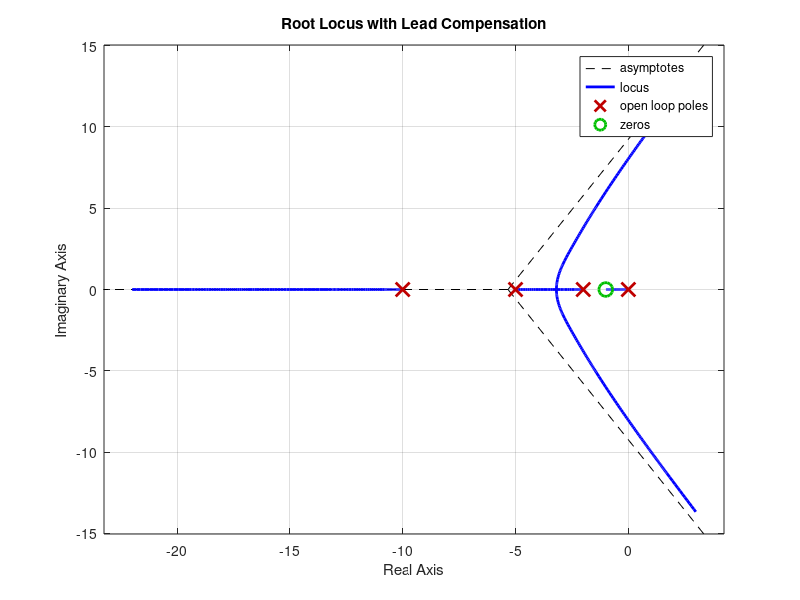

MATLAB code to generate this figure:
clc; clear; close all;

s = tf('s');
G = 1 / (s * (s + 2) * (s + 5)); 

% Lead compensator
alpha = 0.1;  
T = 1;  
C = (1 + T*s) / (1 + alpha*T*s);

% Compensated system
T_comp = feedback(C * G, 1);

% Root locus
figure;
rlocus(G * C);
title('Root Locus with Lead Compensation');
grid on;
